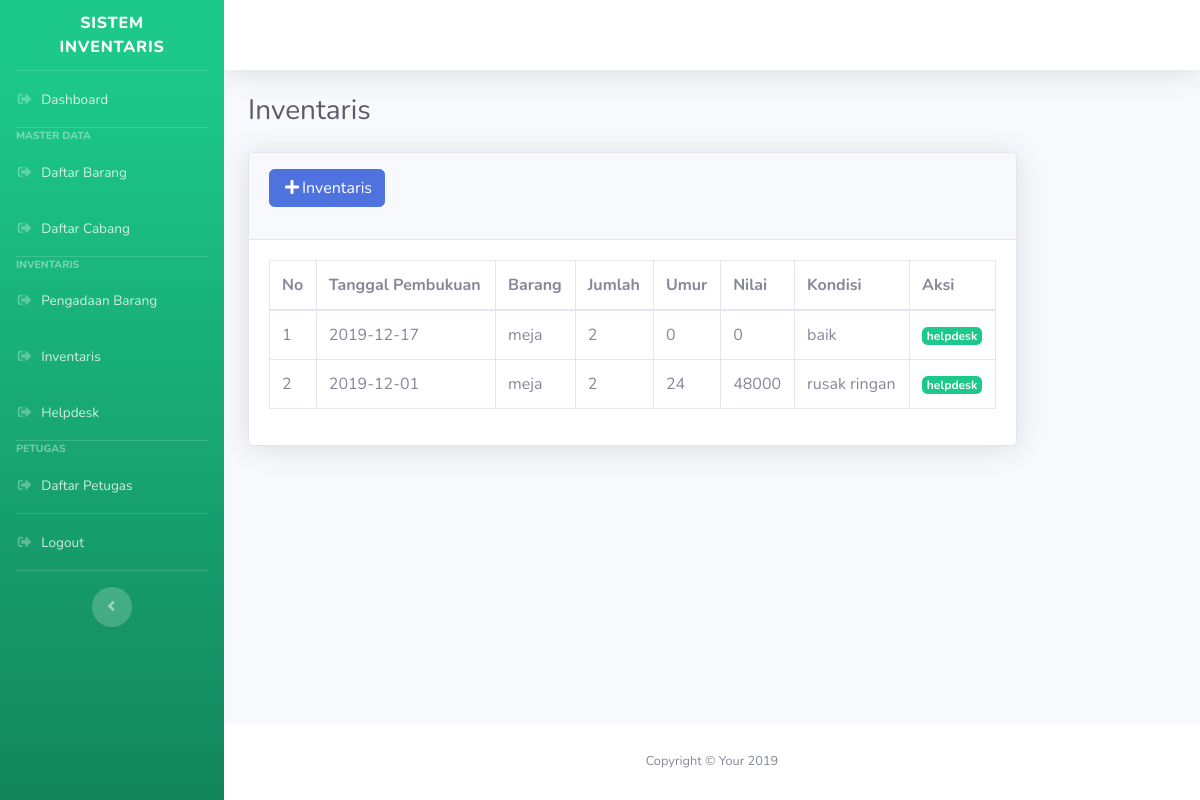
Page /index.php/manajemen/inventaris on the committed database.
### tables this page shows
CREATE TABLE `inventaris` (
  `gol_id` int(11) NOT NULL,
  `inventaris_id` int(11) NOT NULL,
  `tgl_inventaris` date NOT NULL,
  `pengadaan_id` int(11) NOT NULL,
  `umur` int(3) NOT NULL,
  `nilai` int(11) NOT NULL,
  `kondisi` varchar(20) NOT NULL
);

CREATE TABLE `barang` (
  `barang_id` int(11) NOT NULL,
  `barang_nama` varchar(50) NOT NULL,
  `barang_satuan` varchar(20) NOT NULL
);

CREATE TABLE `pengadaan` (
  `pengadaan_id` int(11) NOT NULL,
  `tgl_pengadaan` date NOT NULL,
  `cabang_id` int(11) NOT NULL,
  `barang_id` int(11) NOT NULL,
  `jumlah` int(11) NOT NULL,
  `harga` int(11) NOT NULL,
  `status` varchar(20) NOT NULL
);

### application/controllers/Manajemen.php (called while the page is built, shortened)
<?php
class Manajemen extends CI_Controller {
	function __construct(){
        $this->load->model('sistem_model');
    }
	public function inventaris(){
		$data['user'] = $this->db->get_where('user',['username'=>
		$this->session->userdata('username')])->row_array();
		$data['golongan']=$this->sistem_model->getGol();
		$data['barang']=$this->sistem_model->getInvent();
		$data['title']= "Inventaris";
		$this->load->view('templates/header',$data);
		$this->load->view('templates/sidebar');
		$this->load->view('templates/topbar',$data);
		$this->load->view('manajemen/inventaris',$data);
		$this->load->view('templates/footer');
	}
}

### index.php (called while the page is built, shortened)
<?php
require_once BASEPATH.'core/CodeIgniter.php';

### application/models/Sistem_model.php (called while the page is built, shortened)
<?php
class Sistem_model extends CI_Model{
	public function getInvent(){
		$this->db->select('inventaris.*,pengadaan.*,golongan.*,barang.*');
		$this->db->join('golongan','golongan.gol_id=inventaris.gol_id');
		$this->db->join('pengadaan','pengadaan.pengadaan_id=inventaris.pengadaan_id');
		$this->db->join('barang','pengadaan.barang_id=barang.barang_id');
		$this->db->from('inventaris');
		$query = $this->db->get();
		return $query->result_array();
	}
}

### application/views/manajemen/inventaris.php (the view, shortened to what this page needs)
  <div class="container-fluid">
    <h1 class="h3 mb-4 text-gray-800"><?= $title?></h1>
    <div class="row">
      <div class="col-lg-10">
        <div class="card shadow mb-4">
          <div class="card-header py-3">
            <a href="" class="btn btn-primary mb-3 tambah" data-toggle="modal" data-target="#newBaruModal"><span class="fa fa-plus fa-fw"></span>Inventaris</a>
          </div>
          <div class="card-body">
            <table class="table table-bordered table-hover">
              <thead>
                <tr>
                  <th scope="col-lg-2">No</th>
                  <th scope="col-lg-6">Tanggal Pembukuan</th>
                  <th scope="col-lg-4">Barang</th>
                   <th scope="col-lg-4">Jumlah</th>
                  <th scope="col-lg-4">Umur</th>
                  <th scope="col-lg-4">Nilai</th>
                  <th scope="col-lg-4">Kondisi</th>
                  <th scope="col-lg-4">Aksi</th>
                </tr>
              </thead>
              <tbody>
                <?php $i = 1;?>
                      <?php foreach($barang as $barang):?>
                      <tr>
                        <td scope="row"><?= $i;?></td>
                        <td><?= $barang['tgl_inventaris'];?></td>
                        <td><?= $barang['barang_nama'];?></td>
                        <td><?= $barang['jumlah'];?></td>
                        <td><?= $barang['umur'];?></td>
                        <td><?= $barang['nilai'];?></td>
                        <td><?= $barang['kondisi'];?></td>
                        <td>
                          <a href="" class="badge badge-success updateStatus" data-id="<?= $barang['inventaris_id'];?>" data-toggle="modal" data-target="#newEditModal">helpdesk</a>
                        </td>
                      </tr>
                      <?php $i++?>
                      <?php endforeach;?>
              </tbody>
            </table>
          </div>
        </div>
      </div>
    </div>
  </div>
</div>

### rows in the picture
inventaris: tgl_inventaris "2019-12-17", barang.barang_nama "meja", pengadaan.jumlah "2", umur "0", nilai "0", kondisi "baik"
inventaris: tgl_inventaris "2019-12-01", barang.barang_nama "meja", pengadaan.jumlah "2", umur "24", nilai "48000", kondisi "rusak ringan"

### other values in the picture
$title "Inventaris"
